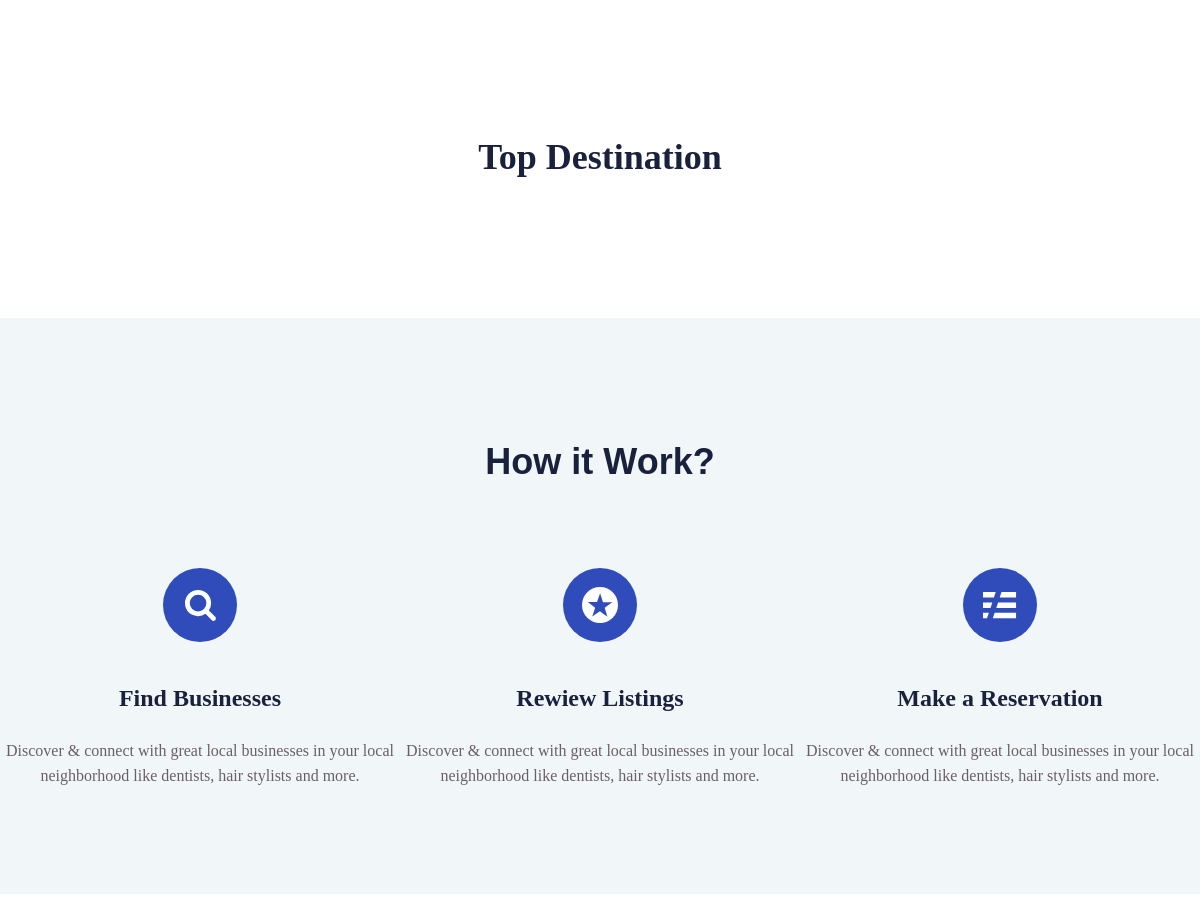
Before: /about (middle part) with the older database file.
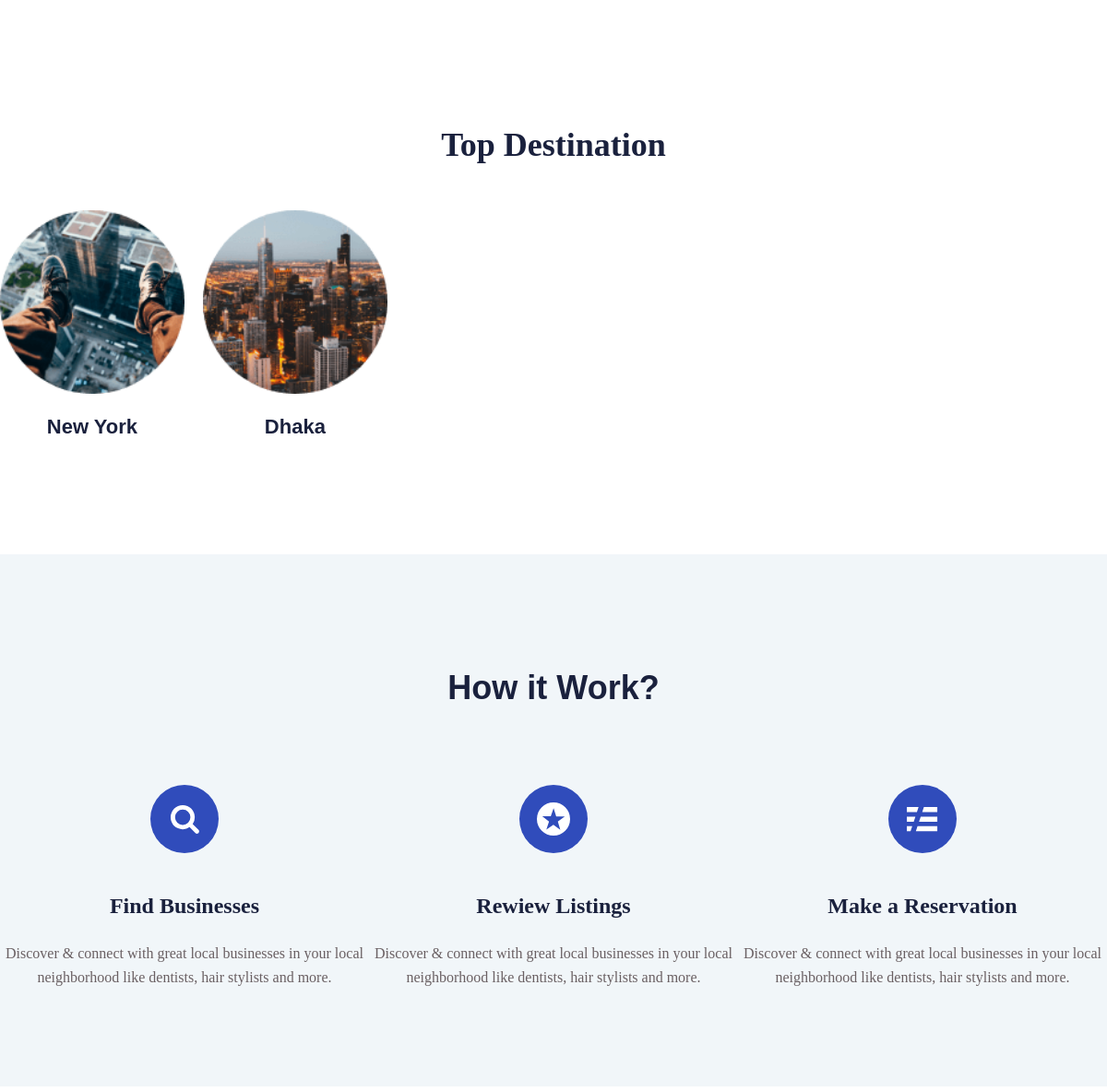
After: the same page with the newer database file.
### gricklo/models.py (models this page shows, shortened)
class City(db.Model):
    __tablename__ = "city"
    id = db.Column(db.Integer, primary_key=True)
    title = db.Column(db.String(20),nullable=False,unique=True)
    image = db.Column(db.String(20),default='image.png')
    restaurant =db.relationship(Restaurant, backref='cities',lazy=True ,cascade="all,delete")

### gricklo/controlers.py (the view)
@app.route("/about")
def about():
    citys = City.query.all()
    return render_template("about.html", citys= citys)

### gricklo/templates/about.html (shortened to what this page needs)
<!DOCTYPE html>
<html lang="en">
<head>
    <link rel="stylesheet" href="{{ url_for('static', filename='css/about.css') }}">
</head>
<body>
    {% extends "layout.html" %}
    {% block content %}
    <main>
        <section class="section-1">
            <div class="container">
                <div class="row">
                    <div class="col-12">
                        <div class="section-tittle text-center mb-45">
                            <h2>Top Destination</h2>
                        </div>
                    </div>
                </div>
                <div class="row">
                    {% for city in citys %}
                    <div class="col-2 mr-20">
                        <div class="location text-center mb-35">
                            <div class="location-img">
                                <img src="/static/uploads/{{city.image}}" alt="New York">
                            </div>
                            <h3>
                                <a href="#" class="location-link">{{city.title}}</a>
                            </h3>
                        </div>
                    </div>
                    {% endfor %}
                </div>
            </div>
        </section>
        <section class="section-4">
            <div class="container">
                <div class="row justify-content">
                    <div class="col-7">
                        <div class="section-4-tittle text-center mb-80">
                            <h2>How it Work?</h2>
                        </div>
                    </div>
                </div>
                <div class="row justify-content-between">
                    <div class="col-4">
                        <div class="single-services text-center mb-35">
                            <div class="services-icon">
                                <img src="{{ url_for('static', filename='img/services1.svg') }}" alt="">
                            </div>
                            <div class="services-cap">
                                <h5><a href="">Find Businesses</a></h5>
                                <p>Discover & connect with great local businesses in your local neighborhood like dentists, hair stylists and more.</p>
                            </div>
                        </div>
                    </div>
                    <div class="col-4">
                        <div class="single-services text-center mb-35">
                            <div class="services-icon">
                                <img src="{{ url_for('static', filename='img/services2.svg') }}" alt="">
                            </div>
                            <div class="services-cap">
                                <h5><a href="">Rewiew Listings</a></h5>
                                <p>Discover & connect with great local businesses in your local neighborhood like dentists, hair stylists and more.</p>
                            </div>
                        </div>
                    </div>
                    <div class="col-4">
                        <div class="single-services text-center mb-35">
                            <div class="services-icon">
                                <img src="{{ url_for('static', filename='img/services3.svg') }}" alt="">
                            </div>
                            <div class="services-cap">
                                <h5><a href="">Make a Reservation</a></h5>
                                <p>Discover & connect with great local businesses in your local neighborhood like dentists, hair stylists and more.</p>
                            </div>
                        </div>
                    </div>
                </div>
            </div>
        </section>
            </div>
    {%endblock  %}

Changed rows visible on the page:
added City: image (picture), title "New York"
added City: image (picture), title "Dhaka"
